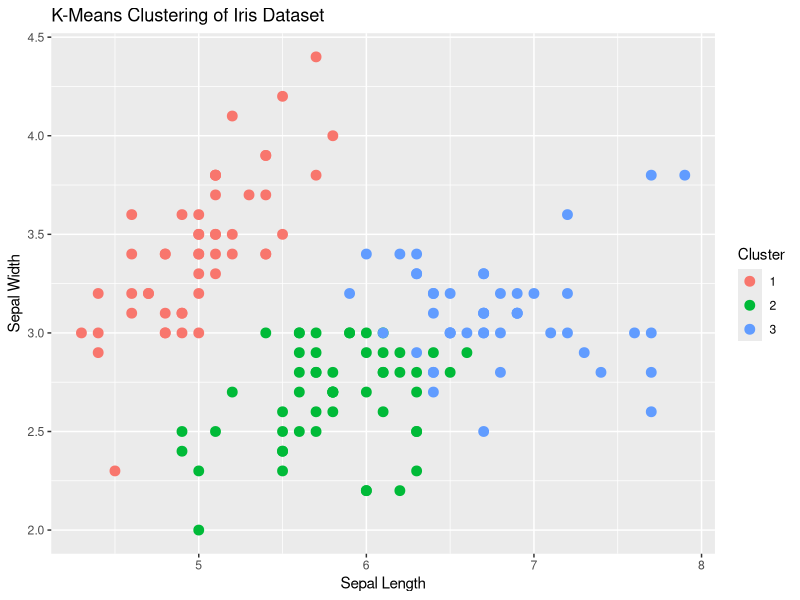

Write R code to recreate this figure.
install.packages("ggplot2")
library(ggplot2)
data(iris)
iris_data <- iris[, -5]
iris_scaled <- scale(iris_data)
set.seed(123) 
k <- 3 
kmeans_result <- kmeans(iris_scaled, centers = k, nstart = 25)
print(kmeans_result)
print(kmeans_result$centers)
iris$Cluster <- as.factor(kmeans_result$cluster)
head(iris)
library(ggplot2)
ggplot(iris, aes(x = Sepal.Length, y = Sepal.Width, color = Cluster)) +
 geom_point(size = 3) +
 labs(title = "K-Means Clustering of Iris Dataset", x = "Sepal Length", y = "Sepal Width")
